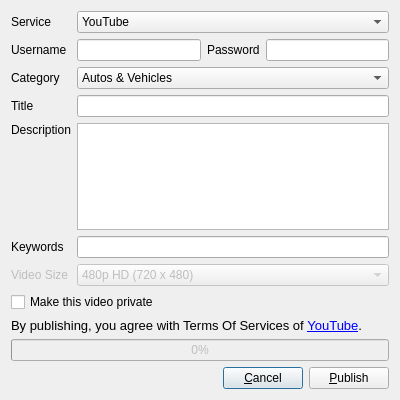
<?xml version="1.0" encoding="UTF-8"?>
<ui version="4.0">
 <class>ShareOnInternet</class>
 <widget class="QDialog" name="ShareOnInternet">
  <property name="geometry">
   <rect>
    <x>0</x>
    <y>0</y>
    <width>400</width>
    <height>400</height>
   </rect>
  </property>
  <property name="minimumSize">
   <size>
    <width>400</width>
    <height>400</height>
   </size>
  </property>
  <property name="focusPolicy">
   <enum>Qt::TabFocus</enum>
  </property>
  <property name="windowTitle">
   <string>Share Video On Internet</string>
  </property>
  <property name="locale">
   <locale language="English" country="UnitedStates"/>
  </property>
  <property name="sizeGripEnabled">
   <bool>false</bool>
  </property>
  <layout class="QGridLayout" name="gridLayout">
   <item row="0" column="0">
    <widget class="QLabel" name="label_8">
     <property name="text">
      <string>Service</string>
     </property>
    </widget>
   </item>
   <item row="0" column="1" colspan="3">
    <widget class="QComboBox" name="service">
     <item>
      <property name="text">
       <string>YouTube</string>
      </property>
     </item>
     <item>
      <property name="text">
       <string>Vimeo</string>
      </property>
     </item>
    </widget>
   </item>
   <item row="1" column="0">
    <widget class="QLabel" name="label">
     <property name="text">
      <string>Username</string>
     </property>
    </widget>
   </item>
   <item row="1" column="1">
    <widget class="QLineEdit" name="username"/>
   </item>
   <item row="1" column="2">
    <widget class="QLabel" name="label_2">
     <property name="text">
      <string>Password</string>
     </property>
    </widget>
   </item>
   <item row="1" column="3">
    <widget class="QLineEdit" name="password">
     <property name="echoMode">
      <enum>QLineEdit::Password</enum>
     </property>
    </widget>
   </item>
   <item row="2" column="0">
    <widget class="QLabel" name="label_3">
     <property name="text">
      <string>Category</string>
     </property>
    </widget>
   </item>
   <item row="2" column="1" colspan="3">
    <widget class="QComboBox" name="category">
     <item>
      <property name="text">
       <string>Autos &amp; Vehicles</string>
      </property>
     </item>
     <item>
      <property name="text">
       <string>Comedy</string>
      </property>
     </item>
     <item>
      <property name="text">
       <string>Education</string>
      </property>
     </item>
     <item>
      <property name="text">
       <string>Entertainment</string>
      </property>
     </item>
     <item>
      <property name="text">
       <string>Film &amp; Animation</string>
      </property>
     </item>
     <item>
      <property name="text">
       <string>Games</string>
      </property>
     </item>
     <item>
      <property name="text">
       <string>Howto &amp; Style</string>
      </property>
     </item>
     <item>
      <property name="text">
       <string>Music</string>
      </property>
     </item>
     <item>
      <property name="text">
       <string>News &amp; Politics</string>
      </property>
     </item>
     <item>
      <property name="text">
       <string>Nonprofit &amp; Activism</string>
      </property>
     </item>
     <item>
      <property name="text">
       <string>People &amp; Blogs</string>
      </property>
     </item>
     <item>
      <property name="text">
       <string>Animals &amp; Pets</string>
      </property>
     </item>
     <item>
      <property name="text">
       <string>Tech &amp; Science</string>
      </property>
     </item>
     <item>
      <property name="text">
       <string>Sports</string>
      </property>
     </item>
     <item>
      <property name="text">
       <string>Travel &amp; Events</string>
      </property>
     </item>
    </widget>
   </item>
   <item row="3" column="0">
    <widget class="QLabel" name="label_4">
     <property name="text">
      <string>Title</string>
     </property>
    </widget>
   </item>
   <item row="3" column="1" colspan="3">
    <widget class="QLineEdit" name="title"/>
   </item>
   <item row="4" column="0">
    <widget class="QLabel" name="label_5">
     <property name="text">
      <string>Description</string>
     </property>
     <property name="alignment">
      <set>Qt::AlignLeading|Qt::AlignLeft|Qt::AlignTop</set>
     </property>
    </widget>
   </item>
   <item row="4" column="1" colspan="3">
    <widget class="QPlainTextEdit" name="description">
     <property name="frameShape">
      <enum>QFrame::StyledPanel</enum>
     </property>
     <property name="backgroundVisible">
      <bool>false</bool>
     </property>
    </widget>
   </item>
   <item row="5" column="0">
    <widget class="QLabel" name="label_6">
     <property name="text">
      <string>Keywords</string>
     </property>
    </widget>
   </item>
   <item row="5" column="1" colspan="3">
    <widget class="QLineEdit" name="keywords"/>
   </item>
   <item row="6" column="0">
    <widget class="QLabel" name="label_7">
     <property name="enabled">
      <bool>false</bool>
     </property>
     <property name="text">
      <string>Video Size</string>
     </property>
    </widget>
   </item>
   <item row="6" column="1" colspan="3">
    <widget class="QComboBox" name="videoSize">
     <property name="enabled">
      <bool>false</bool>
     </property>
     <item>
      <property name="text">
       <string>480p HD (720 x 480)</string>
      </property>
     </item>
     <item>
      <property name="text">
       <string>720p HD (1280 x 720)</string>
      </property>
     </item>
     <item>
      <property name="text">
       <string>1080p HD (1920, 1080)</string>
      </property>
     </item>
     <item>
      <property name="text">
       <string>Small (480 x 272)</string>
      </property>
     </item>
     <item>
      <property name="text">
       <string>VGA (640 x 480)</string>
      </property>
     </item>
     <item>
      <property name="text">
       <string>SVGA (800 x 600)</string>
      </property>
     </item>
     <item>
      <property name="text">
       <string>Large (960 x 540)</string>
      </property>
     </item>
     <item>
      <property name="text">
       <string>XGA (1024 x 768)</string>
      </property>
     </item>
    </widget>
   </item>
   <item row="7" column="0" colspan="2">
    <widget class="QCheckBox" name="videoPrivacy">
     <property name="text">
      <string>Make this video private</string>
     </property>
     <property name="tristate">
      <bool>false</bool>
     </property>
    </widget>
   </item>
   <item row="8" column="0" colspan="4">
    <widget class="QLabel" name="label_9">
     <property name="text">
      <string>&lt;!DOCTYPE HTML PUBLIC &quot;-//W3C//DTD HTML 4.0//EN&quot; &quot;http://www.w3.org/TR/REC-html40/strict.dtd&quot;&gt;
&lt;html&gt;&lt;head&gt;&lt;meta name=&quot;qrichtext&quot; content=&quot;1&quot; /&gt;&lt;style type=&quot;text/css&quot;&gt;
p, li { white-space: pre-wrap; }
&lt;/style&gt;&lt;/head&gt;&lt;body style=&quot; font-family:'Sans'; font-size:10pt; font-weight:400; font-style:normal;&quot;&gt;
&lt;p align=&quot;justify&quot; style=&quot; margin-top:0px; margin-bottom:0px; margin-left:0px; margin-right:0px; -qt-block-indent:0; text-indent:0px;&quot;&gt;By publishing, you agree with Terms Of Services of &lt;a href=&quot;http://code.google.com/apis/youtube/terms.html&quot;&gt;&lt;span style=&quot; text-decoration: underline; color:#0000ff;&quot;&gt;YouTube&lt;/span&gt;&lt;/a&gt;.&lt;/p&gt;&lt;/body&gt;&lt;/html&gt;</string>
     </property>
     <property name="textFormat">
      <enum>Qt::RichText</enum>
     </property>
     <property name="scaledContents">
      <bool>false</bool>
     </property>
     <property name="wordWrap">
      <bool>true</bool>
     </property>
    </widget>
   </item>
   <item row="9" column="0" colspan="4">
    <widget class="QProgressBar" name="progressBar">
     <property name="enabled">
      <bool>false</bool>
     </property>
     <property name="minimumSize">
      <size>
       <width>150</width>
       <height>0</height>
      </size>
     </property>
     <property name="value">
      <number>0</number>
     </property>
     <property name="textVisible">
      <bool>true</bool>
     </property>
     <property name="orientation">
      <enum>Qt::Horizontal</enum>
     </property>
     <property name="invertedAppearance">
      <bool>false</bool>
     </property>
     <property name="textDirection">
      <enum>QProgressBar::TopToBottom</enum>
     </property>
    </widget>
   </item>
   <item row="10" column="0" colspan="4">
    <layout class="QHBoxLayout" name="horizontalLayout">
     <item>
      <widget class="QLabel" name="statusLabel">
       <property name="text">
        <string/>
       </property>
      </widget>
     </item>
     <item>
      <spacer name="horizontalSpacer">
       <property name="orientation">
        <enum>Qt::Horizontal</enum>
       </property>
       <property name="sizeHint" stdset="0">
        <size>
         <width>108</width>
         <height>20</height>
        </size>
       </property>
      </spacer>
     </item>
     <item>
      <widget class="QPushButton" name="cancelButton">
       <property name="text">
        <string>&amp;Cancel</string>
       </property>
      </widget>
     </item>
     <item>
      <widget class="QPushButton" name="publishButton">
       <property name="enabled">
        <bool>true</bool>
       </property>
       <property name="text">
        <string>&amp;Publish</string>
       </property>
      </widget>
     </item>
    </layout>
   </item>
  </layout>
 </widget>
 <resources/>
 <connections>
  <connection>
   <sender>publishButton</sender>
   <signal>clicked()</signal>
   <receiver>ShareOnInternet</receiver>
   <slot>accept()</slot>
   <hints>
    <hint type="sourcelabel">
     <x>54</x>
     <y>381</y>
    </hint>
    <hint type="destinationlabel">
     <x>189</x>
     <y>218</y>
    </hint>
   </hints>
  </connection>
  <connection>
   <sender>cancelButton</sender>
   <signal>clicked()</signal>
   <receiver>ShareOnInternet</receiver>
   <slot>reject()</slot>
   <hints>
    <hint type="sourcelabel">
     <x>51</x>
     <y>414</y>
    </hint>
    <hint type="destinationlabel">
     <x>189</x>
     <y>218</y>
    </hint>
   </hints>
  </connection>
 </connections>
</ui>
